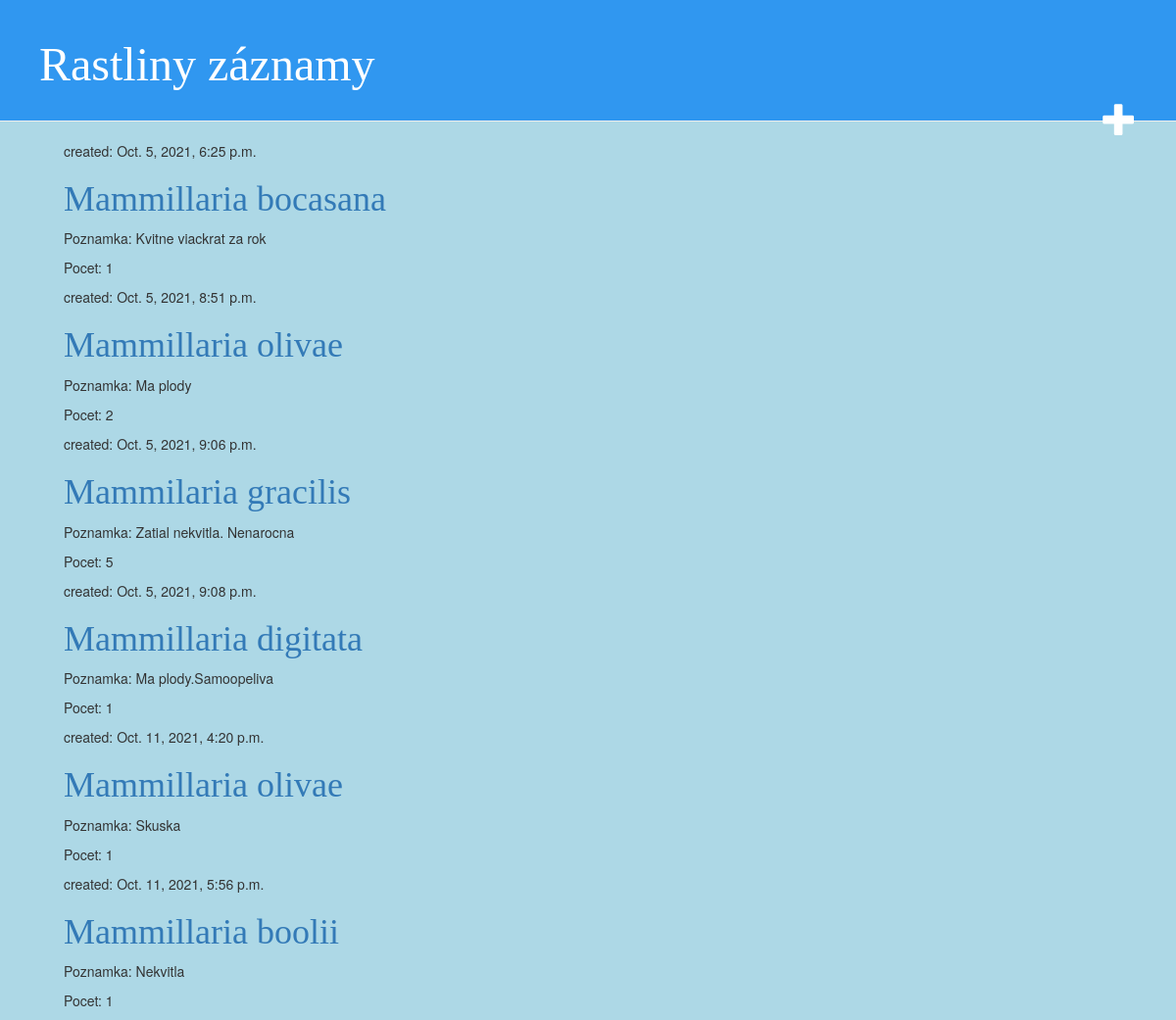
Before: / with the older database file.
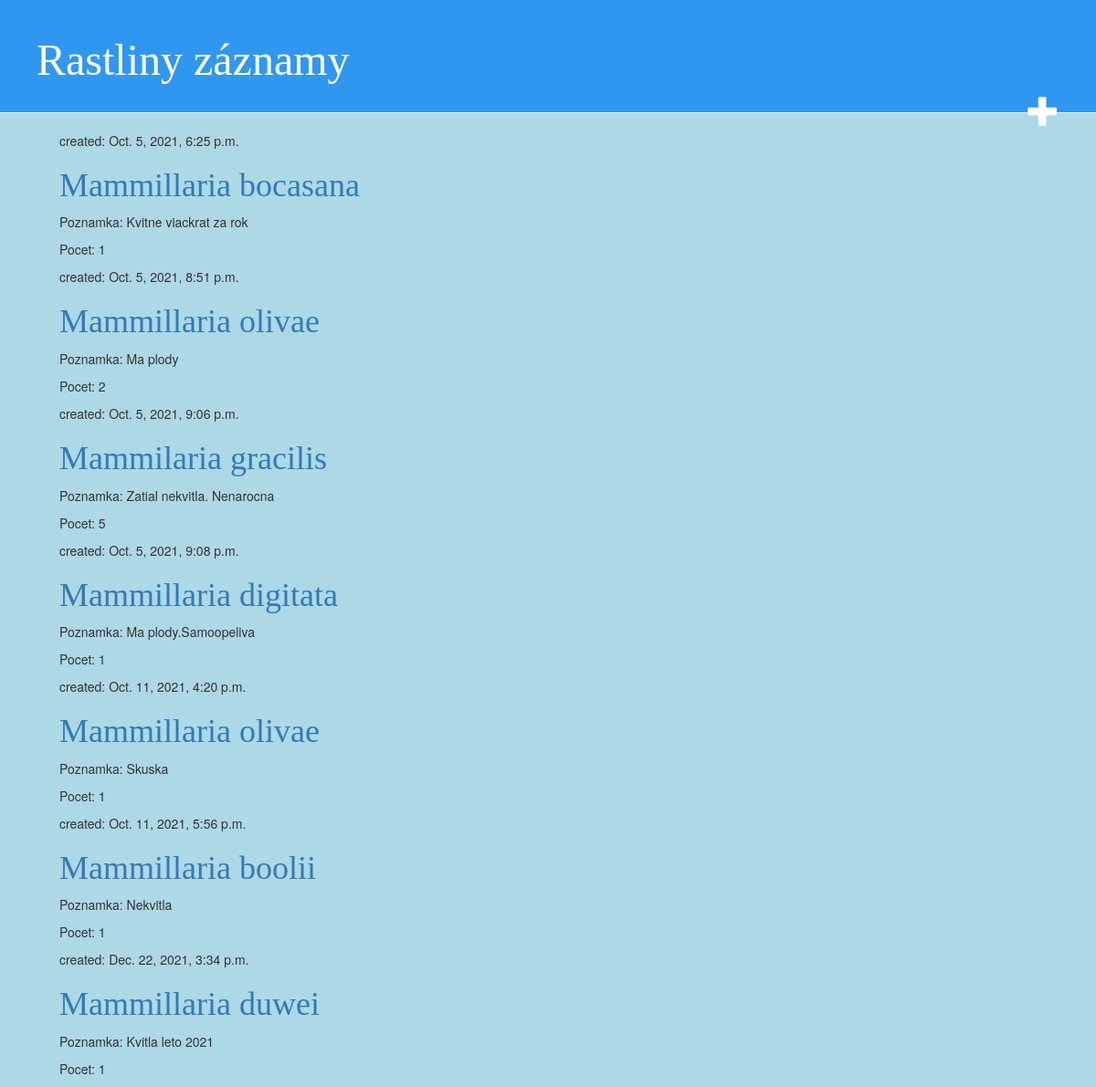
After: the same page with the newer database file.
### rastliny_zaznamy/models.py (models this page shows, shortened)
class Post(models.Model):
    autor = models.ForeignKey('auth.User', on_delete=models.CASCADE)
    kategoria = models.CharField(max_length=200)
    title = models.CharField(max_length=200)
    count = models.IntegerField()
    text = models.TextField()
    created_date = models.DateTimeField(
            default=timezone.now)

### rastliny_zaznamy/views.py (the view)
# urls.py: url(r'^$', views.post_list, name='post_list'),
def post_list(request):
    posts = Post.objects.filter(created_date__lte=timezone.now()).order_by('created_date')
    return render(request, 'rastliny_zaznamy/post_list.html', {'posts': posts})

### rastliny_zaznamy/templates/rastliny_zaznamy/post_list.html
{% extends 'rastliny_zaznamy/base.html' %}
{% block content %}
        {% for post in posts %}
            <div>
                <p>created: {{ post.created_date }}</p>
                <h1><a href="{% url 'post_detail' pk=post.pk %}">{{ post.title }}</a></h1>
                <p>Poznamka: {{ post.text|linebreaksbr }}</p>
                <p>Pocet: {{ post.count|linebreaksbr }}</p>
            </div>
        {% endfor %}
{% endblock %}

Changed rows visible on the page:
added Post: created_date "Dec. 22, 2021, 3:34 p.m.", title "Mammillaria duwei", text "Kvitla leto 2021", count "1"
